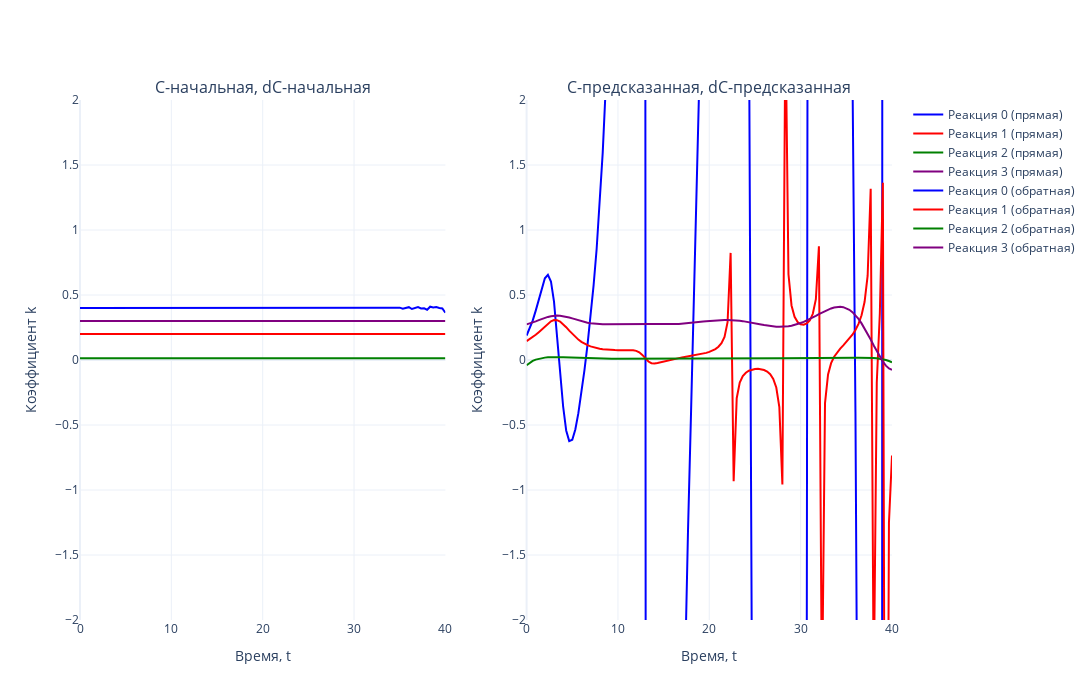

Notebook code cell kept with this figure:
### Markdown cell above
## Генерация k в ходе обратной задачи

### Code cell
# Задаем цвета (4 цвета для реакций)
colors = ['blue', 'red', 'green', 'purple']

# Создаем два подграфика (2 столбца, 1 строка)
fig = make_subplots(rows=1, cols=2, subplot_titles=['С-начальная, dC-начальная', 'С-предсказанная, dC-предсказанная'])

# Первый график (прямая задача)
for i in range(N_REACTION):  
    fig.add_trace(go.Scatter(
        x=tsteps, 
        y=K_TRUE[i, :], 
        mode='lines', 
        name=f'Реакция {i} (прямая)',
        line=dict(color=colors[i % len(colors)])  # Применяем цвета циклично
    ), row=1, col=1)

# Второй график (обратная задача)
for i in range(N_REACTION):  
    fig.add_trace(go.Scatter(
        x=tsteps, 
        y=k_poly[i, :], 
        mode='lines', 
        name=f'Реакция {i} (обратная)',
        line=dict(color=colors[i % len(colors)])  # Применяем цвета циклично
    ), row=1, col=2)

# Настройки общего макета
fig.update_layout(
    template='plotly_white',
    width=1700,  # Общая ширина холста
    height=700,  # Высота холста
    showlegend=True
)

# Ограничение оси Y
fig.update_yaxes(range=[-2, 2], title_text='Коэффициент k', row=1, col=1)
fig.update_yaxes(range=[-2, 2], title_text='Коэффициент k', row=1, col=2)

# Подписи оси X
fig.update_xaxes(title_text='Время, t', row=1, col=1)
fig.update_xaxes(title_text='Время, t', row=1, col=2)

# Отображение графика
fig.show()
